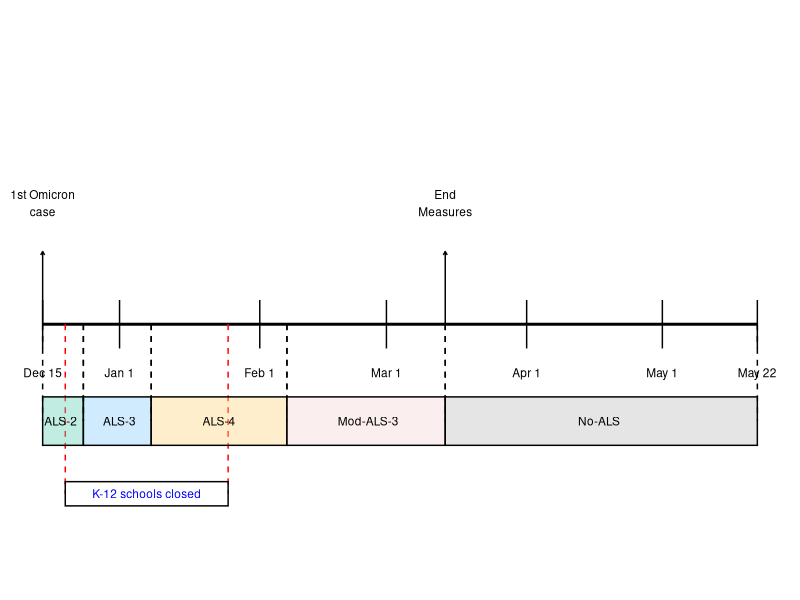
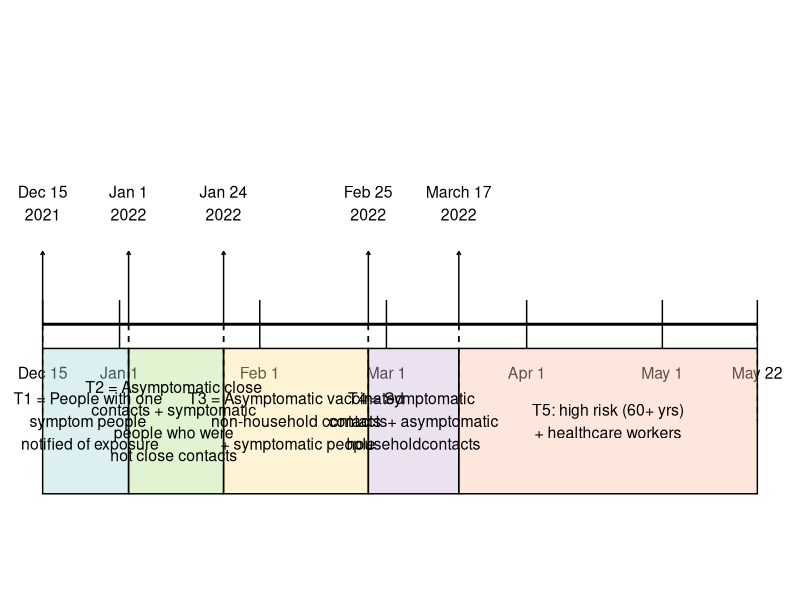
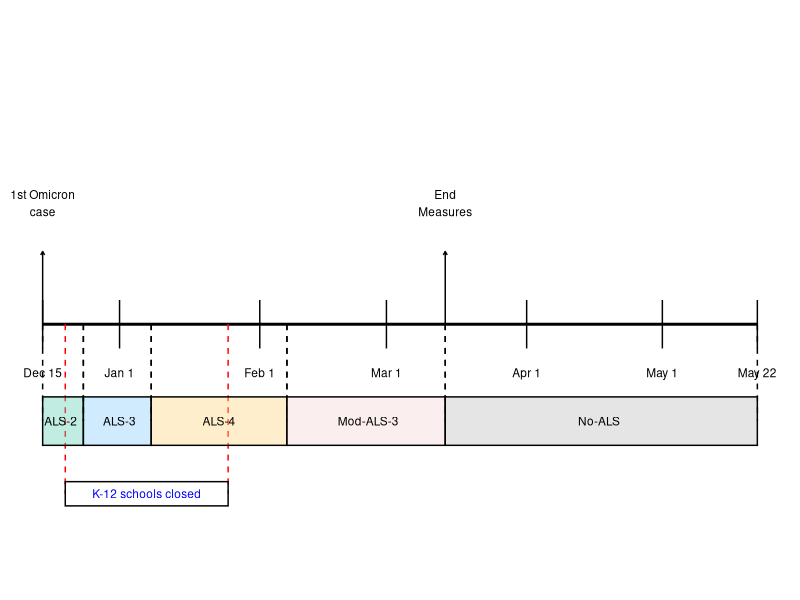
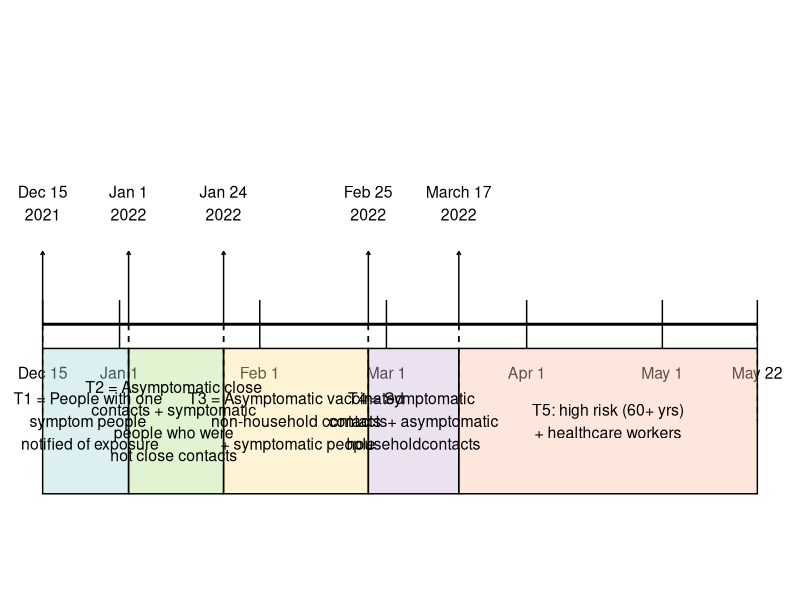

Reproduce these figures in R, in order.
# load libraries
library(ggplot2)
library(dplyr)
library(patchwork)

###### als timeline ###########

# timeline axis data
timeline <- data.frame(
  date = as.Date(c("2021-12-15", "2022-01-01", "2022-02-01", 
                   "2022-03-01", "2022-04-01", "2022-05-01", "2022-05-22")),
  label = c("Dec 15", "Jan 1", "Feb 1", "Mar 1", "Apr 1", "May 1", "May 22")
)

# event arrows
events <- data.frame(
  date = as.Date(c("2021-12-15", "2022-03-14")),
  label = c("1st Omicron\ncase", "End\nMeasures"),
  y_tip = 0.15,
  y_text = 0.25
)

# als segments
als_segments <- data.frame(
  start = as.Date(c("2021-12-15", "2021-12-24", "2022-01-08", "2022-02-07", "2022-03-14")),
  end   = as.Date(c("2021-12-24", "2022-01-08", "2022-02-07", "2022-03-14", "2022-05-22")),
  level = c("ALS-2", "ALS-3", "ALS-4", "Mod-ALS-3", "No-ALS"),
  y     = -0.2
)

# compute midpoints
als_segments <- als_segments %>%
  mutate(midpoint = start + (end - start) / 2)

# k-12 school closures
schools_closed <- data.frame(
  start = as.Date("2021-12-20"),
  end = as.Date("2022-01-25"),
  y = -0.35
)
schools_closed$midpoint <- schools_closed$start + (schools_closed$end - schools_closed$start) / 2

# als colors
als_colors <- c(
  "ALS-2" = "#66D1B566",
  "ALS-3" = "#87CEFA66",
  "ALS-4" = "#FFD58066",
  "Mod-ALS-3" = "#F7E2E299",
  "No-ALS" = "#D3D3D399"
)

# plot als timeline
als_timeline_plot <- ggplot() +
  geom_segment(aes(x = min(timeline$date), xend = max(timeline$date), y = 0, yend = 0), size = 1) +
  geom_segment(data = timeline, aes(x = date, xend = date, y = 0.05, yend = -0.05)) +
  geom_text(data = timeline, aes(x = date, y = -0.1, label = label), size = 3) +
  geom_segment(data = events, aes(x = date, xend = date, y = 0, yend = y_tip),
               arrow = arrow(length = unit(0.1, "cm")), size = 0.5) +
  geom_text(data = events, aes(x = date, y = y_text, label = label), size = 3, hjust = 0.5) +
  geom_segment(data = als_segments, aes(x = start, xend = start, y = 0, yend = y), linetype = "dashed") +
  geom_segment(data = als_segments, aes(x = end, xend = end, y = 0, yend = y), linetype = "dashed") +
  geom_segment(data = schools_closed, aes(x = start, xend = start, y = 0, yend = y), linetype = "dashed", color = "red") +
  geom_segment(data = schools_closed, aes(x = end, xend = end, y = 0, yend = y), linetype = "dashed", color = "red") +
  geom_rect(data = als_segments, aes(xmin = start, xmax = end, ymin = y - 0.05, ymax = y + 0.05, fill = level), color = "black") +
  scale_fill_manual(values = als_colors) +
  geom_text(data = als_segments, aes(x = midpoint, y = y, label = level), size = 3, color = "black") +
  geom_rect(data = schools_closed, aes(xmin = start, xmax = end, ymin = y - 0.025, ymax = y + 0.025),
            fill = "white", color = "black", alpha = 0.5) +
  geom_text(data = schools_closed, aes(x = midpoint, y = y, label = "K-12 schools closed"), size = 3, color = "blue") +
  theme_void() +
  theme(plot.title = element_text(hjust = 0.5, size = 14, face = "bold"),
        plot.margin = margin(5, 5, 5, 5),
        legend.position = "none") +
  coord_cartesian(ylim = c(-0.5, 0.6))

print(als_timeline_plot)

######################################
###### testing eligibility ###########

# timeline axis data
testing_timeline <- data.frame(
  date = as.Date(c("2021-12-15", "2022-01-01", "2022-02-01", 
                   "2022-03-01", "2022-04-01", "2022-05-01", "2022-05-22")),
  label = c("Dec 15", "Jan 1", "Feb 1", "Mar 1", "Apr 1", "May 1", "May 22")
)

# testing segments
testing_segments <- data.frame(
  start = as.Date(c("2021-12-15", "2022-01-03", "2022-01-24", "2022-02-25", "2022-03-17")),
  end   = as.Date(c("2022-01-03", "2022-01-24", "2022-02-25", "2022-03-17", "2022-05-22")),
  level = c(
    "T1 = People with one\nsymptom people\n notified of exposure",
    "T2 = Asymptomatic close\ncontacts + symptomatic\npeople who were\nnot close contacts", 
    "T3 = Asymptomatic vaccinated\nnon-household contacts\n + symptomatic people",
    "T4 = Symptomatic \ncontacts+ asymptomatic\nhouseholdcontacts", 
    "T5: high risk (60+ yrs)\n+ healthcare workers"
  ),
  y = -0.2
)

# compute midpoints
testing_segments <- testing_segments %>%
  mutate(midpoint = start + (end - start) / 2)

# testing colors
testing_colors <- c(
  "T1 = People with one\nsymptom people\n notified of exposure" = "#A8DADC66",
  "T2 = Asymptomatic close\ncontacts + symptomatic\npeople who were\nnot close contacts" = "#B5E48C66",
  "T3 = Asymptomatic vaccinated\nnon-household contacts\n + symptomatic people" = "#FFE29A66",
  "T4 = Symptomatic \ncontacts+ asymptomatic\nhouseholdcontacts" = "#CDB4DB66",
  "T5: high risk (60+ yrs)\n+ healthcare workers" = "#FBC4AB66"
)

# event arrows
events <- data.frame(
  date = as.Date(c("2021-12-15", "2022-01-03", "2022-01-24", "2022-02-25", "2022-03-17")),
  label = c("Dec 15\n2021", "Jan 1\n2022", "Jan 24\n2022", "Feb 25\n2022", "March 17\n2022"),
  y_tip = 0.15,
  y_text = 0.25
)

# plot testing eligibility timeline
testing_timeline_plot <- ggplot() +
  geom_segment(aes(x = min(testing_timeline$date), xend = max(testing_timeline$date), y = 0, yend = 0), size = 1) +
  geom_segment(data = testing_timeline, aes(x = date, xend = date, y = 0.05, yend = -0.05)) +
  geom_text(data = testing_timeline, aes(x = date, y = -0.1, label = label), size = 4) +
  geom_segment(data = events, aes(x = date, xend = date, y = 0, yend = y_tip),
               arrow = arrow(length = unit(0.1, "cm")), size = 0.5) +
  geom_text(data = events, aes(x = date, y = y_text, label = label), size = 4, hjust = 0.5) +
  geom_segment(data = testing_segments, aes(x = start, xend = start, y = 0, yend = y), linetype = "dashed") +
  geom_segment(data = testing_segments, aes(x = end, xend = end, y = 0, yend = y), linetype = "dashed") +
  geom_rect(data = testing_segments, aes(xmin = start, xmax = end, ymin = y - 0.15, ymax = y + 0.15, fill = level), color = "black") +
  scale_fill_manual(values = testing_colors) +
  geom_text(data = testing_segments, aes(x = midpoint, y = y, label = level), size = 4, color = "black") +
  theme_void() +
  theme(plot.title = element_text(hjust = 0.5, size = 14, face = "bold"),
        plot.margin = margin(5, 5, 5, 5),
        legend.position = "none") +
  coord_cartesian(ylim = c(-0.5, 0.6))

print(testing_timeline_plot)

# save als and testing plots
png("../figures/als_timeline_plot.png", width = 3000, height = 1800, res = 300, bg = "white", type = "cairo")
als_timeline_plot
dev.off()

png("../figures/testing_timeline_plot.png", width = 3000, height = 1800, res = 300, bg = "white", type = "cairo")
testing_timeline_plot
dev.off()
